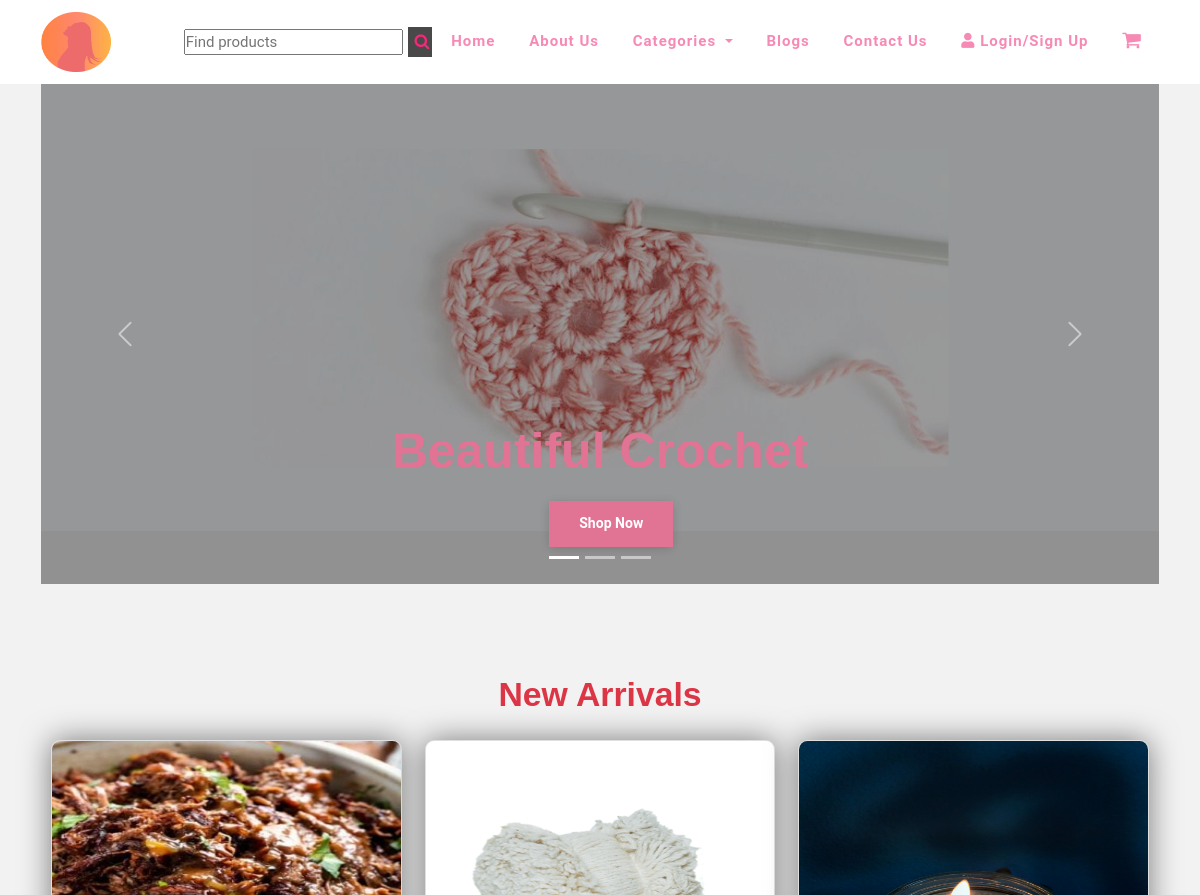
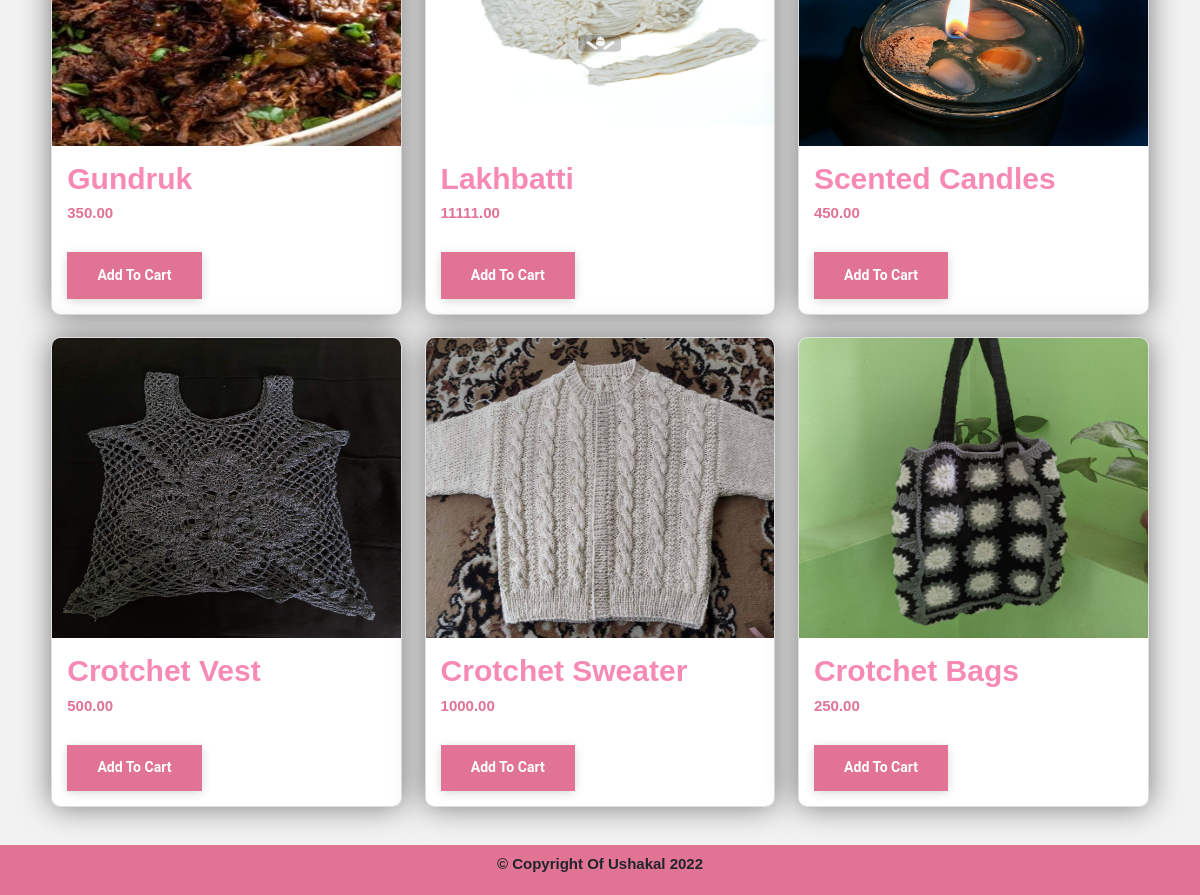
Screenshot of /public/ with the database file from the repository (2 pictures, top to bottom).
### tables this page shows
CREATE TABLE `products` (
  `pr_id` bigint(20) NOT NULL,
  `cus_id` bigint(20) NOT NULL,
  `pr_name` varchar(255) NOT NULL,
  `pr_desc` varchar(255) NOT NULL,
  `pr_img` varchar(255) NOT NULL,
  `pr_price` decimal(10,2) NOT NULL,
  `pr_qty` int(10) NOT NULL,
  `cat_id` bigint(20) NOT NULL,
  `pr_brand` varchar(255) NOT NULL,
  `stock` int(10) NOT NULL
);

### classes/dbh.class.php (called while the page is built)
<?php
class Dbh {
    private $host = "localhost";
    private $user = "root";
    private $pwd = "";
    private $dbName = "project";
    public function connect () {
        $dsn = 'mysql:host=' . $this->host . ';dbname=' . $this->dbName;
        try{
        $pdo = new PDO($dsn, $this->user, $this->pwd);
        $pdo->setAttribute(PDO::ATTR_DEFAULT_FETCH_MODE, PDO::FETCH_ASSOC);
        $pdo->setAttribute(PDO::ATTR_ERRMODE, PDO::ERRMODE_EXCEPTION);
        return $pdo;
        }catch (PDOException $e){
            echo 'Connection failed: ' . $e->getMessage();
        }
    }
}

### classes/product.class.php (called while the page is built, shortened)
<?php
require_once "../classes/dbh.class.php";
class Product extends Dbh {
    public function getProduct(){
        $sql = "SELECT * FROM `products` INNER JOIN categories WHERE cat_id = categories.ct_id";
        $stmt = $this->connect()->prepare($sql);
        $stmt->execute();
        while($result = $stmt->fetchAll()) {
            return $result;
        }
    }
}

### public/index.php (the view, shortened to what this page needs)
<?php
require_once "layout/header.php";
$products = new Product();
$product = $products->getProduct();
?>
<div class="container">
<section id="home">
   <div id="carouselExampleCaptions" class="carousel slide" data-bs-ride="carousel">
  <div class="carousel-indicators">
    <button type="button" data-bs-target="#carouselExampleCaptions" data-bs-slide-to="0" class="active" aria-current="true" aria-label="Slide 1"></button>
    <button type="button" data-bs-target="#carouselExampleCaptions" data-bs-slide-to="1" aria-label="Slide 2"></button>
    <button type="button" data-bs-target="#carouselExampleCaptions" data-bs-slide-to="2" aria-label="Slide 3"></button>
  </div>
  <div class="carousel-inner">
    <div class="carousel-item active">
      <img src="carousel/crochet.png" class="d-block w-100" alt="...">
      <div class="carousel-caption d-none d-md-block">
        <h5>Beautiful Crochet</h5>
        <a href="cart.php"><button class="main-btn ms-lg-4 mt-lg-0 mt-4">Shop now</button></a>
      </div>
    </div>
  </div>
  <button class="carousel-control-prev" type="button" data-bs-target="#carouselExampleCaptions" data-bs-slide="prev">
    <span class="carousel-control-prev-icon" aria-hidden="true"></span>
  </button>
  <button class="carousel-control-next" type="button" data-bs-target="#carouselExampleCaptions" data-bs-slide="next">
    <span class="carousel-control-next-icon" aria-hidden="true"></span>
  </button>
</div>
</section>
<section id="products">
    <div class="products-section wrapper">
      <div class="text-center mb-4 text-danger"><h2>New Arrivals</h2></div>
        <div class="row row-cols-1 row-cols-md-3 g-4">
            <?php
                if(is_array($product)):
                    foreach ($product as $prod):
            ?>
            <div class="col">
            <a href="view.php?id=<?=$prod['pr_id']?>">
            <div class="card h-100">
                    <img src="../admin/uploads/<?=$prod['pr_img']?>" class="card-img-top" alt="..." style="width: 100%; height: 300px;">
                <div class="card-body">
                    <h3 class="card-title"><?=$prod['pr_name']?></h3>
                    <h5 class="card-title"><?=$prod['pr_price']?></h5>
                    </a>
                    <form action="buynow.php" method="POST">
                        <button class="main-btn mt-4" name="buynow" type="submit">Add To Cart</button></a>
                    </form>
                </div>
                </div>
            </div>
<?php
endforeach;
else:
    echo "No data";
endif;
            ?>
<?php require_once "layout/footer.php" ?>

### public/layout/css/usakal.css (style rules this page uses)
*, *:after, *:before { -webkit-box-sizing: border-box; box-sizing: border-box; margin: 0; padding: 0; }
a, a:hover { text-decoration: none; }
:root { --primary-color: #E17395; --secondry-color: #F789B5; --third-color: #f7931e; --white-color: #fff; --text-color: #555; --text-gray: #999; --black-color: #000; --primary-font: 'Roboto', sans-serif; --secondry-font: 'Quicksand', sans-serif; }
html { scroll-behavior: smooth; }
body { font-family: var(--primary-font); font-size: 100%; font-weight: 400; background-color: #f2f2f2; }
h2 { font-weight: 700; font-size: 2.25rem; text-transform: capitalize; font-family: var(--secondry-font); color: var(--secondary-color); line-height: 3rem; }
h3 { color: var(--secondry-color); font-family: var(--secondry-font); text-transform: capitalize; font-size: 2rem; font-weight: 800; margin-bottom: 0.5rem; }
h5 { color: var(--primary-color); text-transform: capitalize; font-family: var(--secondry-font); font-size: 1rem; font-weight: 700; margin-bottom: 0.5rem; }
.main-btn { display: inline-block; padding: 0.625rem 1.875rem; line-height: 1.5625rem; background-color: var(--primary-color); border: 0.1875rem solid var(--primary-color); color: var(--white-color); font-size: 0.9375rem; font-weight: 600; text-transform: capitalize; box-shadow: 0px 2px 10px -1px rgb(0 0 0 / 19%); -webkit-transition: all .4s ease-out 0s; -o-transition: all .4s ease-out 0s; -moz-transition: all .4s ease-out 0s; transition: all .4s ease-out 0s; }
.wrapper { padding-top: 8.25rem; padding-bottom: 8.25rem; }
.carousel-item { height:500px; min-height: 500px; background: no-repeat scroll center scroll; -webkit-background-size: cover; background-size: cover; }
.carousel-item::before { content: ""; display: block; position: absolute; top: 0; left: 0; bottom: 0; right: 0; background: #000; opacity: 0.4; }
.carousel-caption h5 { margin-bottom: 20px; font-size: 50px; }
.products-section { padding: 88px 10px; }
.products-section .card { box-shadow: 0 0 30px rgba(0, 0, 0, 0.5); overflow: hidden; border-radius: 15px; }
.products-section .card, .products-section .card-img { border-radius: 0.625rem; }

### public/layout/css/ui.css (style rules this page uses)
html { font-size: 15px; }

### rows the page displays
products: pr_img (picture), pr_name "Gundruk", pr_price "350.00"
products: pr_img (picture), pr_name "Lakhbatti", pr_price "11111.00"
products: pr_img (picture), pr_name "Scented Candles", pr_price "450.00"
products: pr_img (picture), pr_name "Crotchet Vest", pr_price "500.00"
products: pr_img (picture), pr_name "Crotchet Sweater", pr_price "1000.00"
products: pr_img (picture), pr_name "Crotchet Bags", pr_price "250.00"
